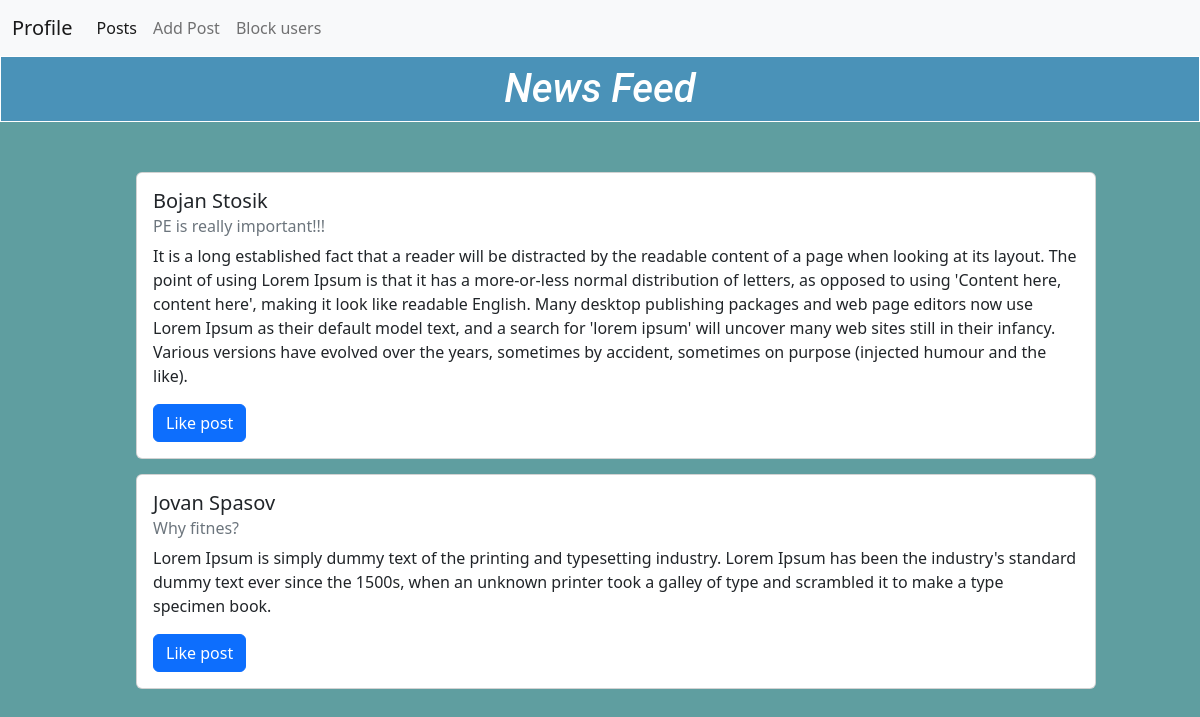
The app's page /posts/ (signed in) with its own data.
### blogpost/models.py (models this page shows, shortened)
class Post(models.Model):
    title = models.CharField(max_length=30)
    author = models.ForeignKey(Author, null=True, blank=True, on_delete=models.CASCADE)
    content = models.TextField(null=True, blank=True)
    file = models.FileField(null=True, blank=True)
    dateCreated = models.DateField(null=True, blank=False)
    dateLastChange = models.DateField(null=True, blank=False)

class Author(models.Model):
    first_name = models.CharField(max_length=30,null=True, blank=True)
    last_name = models.CharField(max_length=30,null=True, blank=True)
    country = models.CharField(max_length=30,null=True, blank=True)
    image = models.ImageField(upload_to='cover_images/',null=True, blank=True)
    interests=models.TextField(null=True,blank=True)
    skills=models.TextField(null=True,blank=True)
    profession=models.TextField(null=True,blank=True)
    user = models.ForeignKey(User, null=True, blank=True, on_delete=models.CASCADE)

### blogpost/views.py (the view)
# urls.py: path('posts/',posts,name="posts"),
def posts(request):
    if request.user.is_superuser:
        return Post.objects.all()
    allposts = Post.objects.filter(~Q(author__user=request.user)).all()
    blockObjects = Block.objects.filter().all()
    if blockObjects:
        for b in blockObjects:
            for p in allposts:
                if b.bloking_user == request.user and b.bloked_user == p.author.user:
                    allposts = allposts.filter(~Q(title=p.title)).all()
    context={"posts":allposts}
    return render(request, 'posts.html',context=context)

### blogpost/templates/posts.html (shortened to what this page needs)
<head>
        <link href="https://cdn.jsdelivr.net/npm/bootstrap@5.2.0-beta1/dist/css/bootstrap.min.css" rel="stylesheet">
</head>
<body style="background-color: cadetblue">
<nav class="navbar navbar-expand-lg bg-light">
  <div class="container-fluid">
    <a class="navbar-brand" href="{% url 'profile' %}">Profile</a>
    <div class="collapse navbar-collapse" id="navbarNav">
      <ul class="navbar-nav">
        <li class="nav-item">
          <a class="nav-link active" aria-current="page" href="{% url 'posts' %}">Posts</a>
        </li>
        <li class="nav-item">
          <a class="nav-link" href="{% url 'addpost' %}">Add Post</a>
        </li>
        <li class="nav-item">
          <a class="nav-link" href="{% url 'blockedUsers' %}">Block users</a>
        </li>
      </ul>
    </div>
  </div>
</nav>
<h1 class="d-flex justify-content-center bg-primary p-2" style="--bs-bg-opacity: .25; color:white; border:1px solid white; font-style: italic; font-family: 'Roboto', 'Lucida Grande', 'DejaVu Sans', 'Bitstream Vera Sans', Verdana, Arial, sans-serif ; margin-bottom: 50px;">News Feed</h1>
<div class="container d-flex justify-content-center">
<ul>
        {% for p in posts %}
            <div style="margin-bottom: 15px;">
            <div class="card" style="width: 60rem; ">
                <div class="card-body">
                    <h5 class="card-title">{{ p.author.first_name}} {{ p.author.last_name }}</h5>
                    <h6 class="card-subtitle mb-2 text-muted">{{ p.title }}</h6>
                    <p class="card-text">{{ p.content }}</p>
                    <a href="#" class="card-link btn btn-primary">Like post</a>
                </div>
            </div>
            </div>
        {% endfor %}
</ul>
</div>
</body>

### records on screen
Post: author.first_name "Bojan", author.last_name "Stosik", title "PE is really important!!!", content "It is a long established fact that a reader will be distracted by the readable content of a page when looking at its layout. The point of using Lorem Ipsum is that it has a more-or-less normal distribution of letters, as opposed to using 'Content here, content here', making it look like readable English. Many desktop publishing packages and web page editors now use Lorem Ipsum as their default model text, and a search for 'lorem ipsum' will uncover many web sites still in their infancy. Various versions have evolved over the years, sometimes by accident, sometimes on purpose (injected humour and the like)."
Post: author.first_name "Jovan", author.last_name "Spasov", title "Why fitnes?", content "Lorem Ipsum is simply dummy text of the printing and typesetting industry. Lorem Ipsum has been the industry's standard dummy text ever since the 1500s, when an unknown printer took a galley of type and scrambled it to make a type specimen book."
